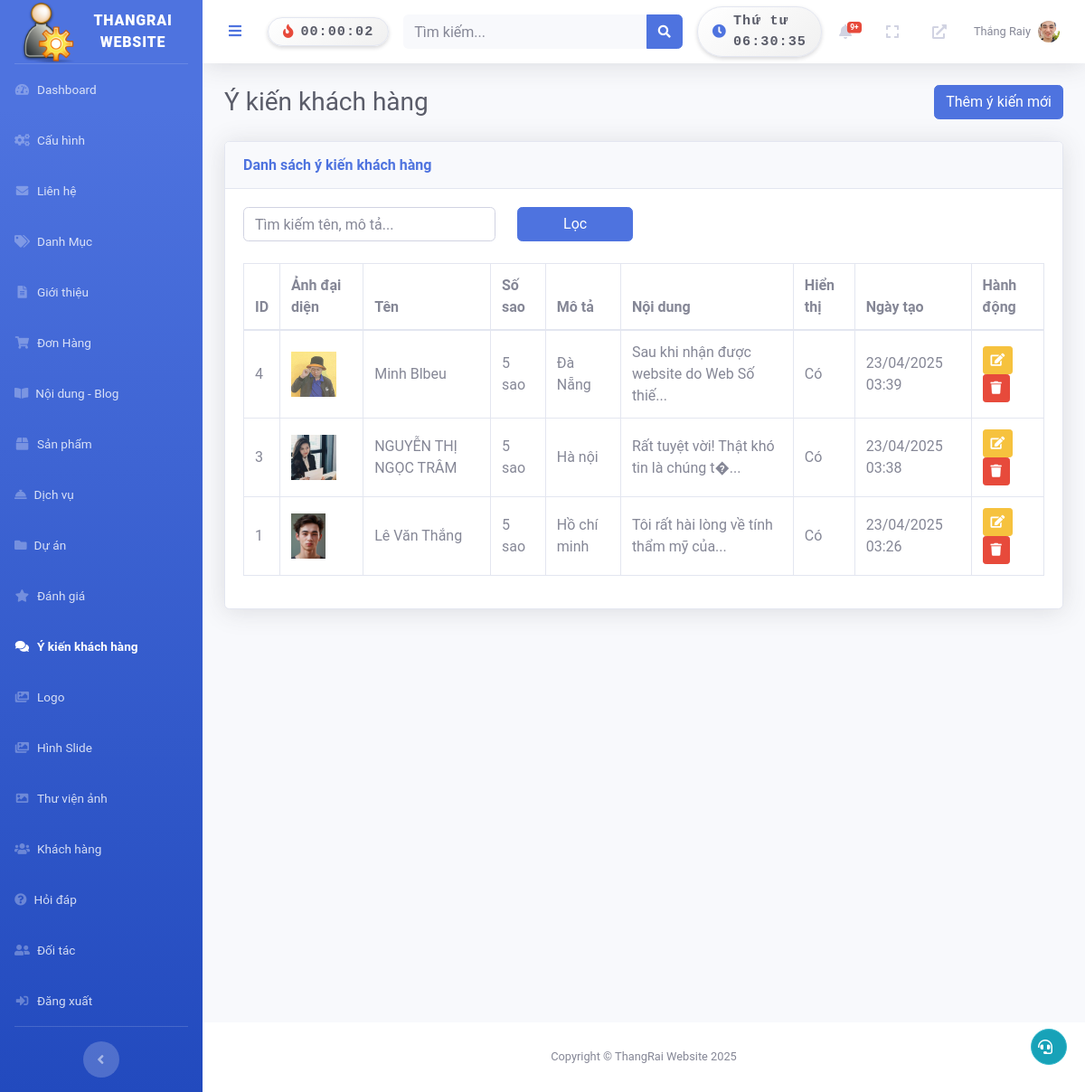
Screenshot of /admin/index.php?page=Customerreviews (signed in) with the database file from the repository.
### tables this page shows
CREATE TABLE `customer_reviews` (
  `id` int NOT NULL,
  `name` varchar(255) NOT NULL,
  `rating` int NOT NULL,
  `description` text NOT NULL,
  `content` text NOT NULL,
  `is_visible` tinyint(1) DEFAULT '1',
  `created_at` timestamp NULL DEFAULT CURRENT_TIMESTAMP,
  `avatar` varchar(255) DEFAULT NULL
);

### admin/pages/Customerreviews/index.php (the view, shortened to what this page needs)
<?php
require_once 'C:/laragon/www/2/admin/config/db_connect.php';
$limit = 5;
$page_num = isset($_GET['page_num']) ? (int)$_GET['page_num'] : 1;
$offset = ($page_num - 1) * $limit;
$search = isset($_GET['search']) ? trim($_GET['search']) : '';
$params = [];
$sql = "SELECT * FROM customer_reviews WHERE 1=1";
$sql .= " ORDER BY created_at DESC LIMIT $limit OFFSET $offset";
$stmt = $pdo->prepare($sql);
$stmt->execute($params);
$reviews = $stmt->fetchAll(PDO::FETCH_ASSOC);
?>
<div class="d-sm-flex align-items-center justify-content-between mb-4">
    <h1 class="h3 mb-0 text-gray-800">Ý kiến khách hàng</h1>
    <a href="?page=customerreviews&subpage=add" class="btn btn-primary">Thêm ý kiến mới</a>
</div>
<div class="card shadow mb-4">
    <div class="card-header py-3">
        <h6 class="m-0 font-weight-bold text-primary">Danh sách ý kiến khách hàng</h6>
    </div>
    <div class="card-body">
        <form method="GET" class="mb-4">
            <div class="row">
                <div class="col-md-4">
                    <input type="text" name="search" class="form-control" placeholder="Tìm kiếm tên, mô tả..." value="<?php echo htmlspecialchars($search); ?>">
                </div>
                <div class="col-md-2">
                    <button type="submit" class="btn btn-primary btn-block">Lọc</button>
                </div>
            </div>
        </form>
        <div class="table-responsive">
            <table class="table table-bordered" width="100%" cellspacing="0">
                <thead>
                    <tr>
                        <th>ID</th>
                        <th>Ảnh đại diện</th>
                        <th>Tên</th>
                        <th>Số sao</th>
                        <th>Mô tả</th>
                        <th>Nội dung</th>
                        <th>Hiển thị</th>
                        <th>Ngày tạo</th>
                        <th>Hành động</th>
                    </tr>
                </thead>
                <tbody>
                    <?php foreach ($reviews as $review_item): ?>
                        <tr>
                            <td><?php echo $review_item['id']; ?></td>
                            <td>
                                <?php if ($review_item['avatar']): ?>
                                    <img src="http://localhost/2/admin/uploads/dgkhachhang/<?php echo htmlspecialchars($review_item['avatar']); ?>" alt="Avatar" style="max-width: 50px; max-height: 50px;">
                                <?php else: ?>
                                    Không có
                                <?php endif; ?>
                            </td>
                            <td><?php echo htmlspecialchars($review_item['name']); ?></td>
                            <td><?php echo $review_item['rating']; ?> sao</td>
                            <td><?php echo htmlspecialchars($review_item['description']); ?></td>
                            <td><?php echo htmlspecialchars(substr($review_item['content'], 0, 50)) . (strlen($review_item['content']) > 50 ? '...' : ''); ?></td>
                            <td><?php echo $review_item['is_visible'] ? 'Có' : 'Không'; ?></td>
                            <td><?php echo date('d/m/Y H:i', strtotime($review_item['created_at'])); ?></td>
                            <td>
                                <a href="?page=customerreviews&subpage=edit&id=<?php echo $review_item['id']; ?>" class="btn btn-warning btn-sm" title="Sửa">
                                    <i class="fas fa-edit"></i>
                                </a>
                                <a href="?page=customerreviews&subpage=delete&id=<?php echo $review_item['id']; ?>" class="btn btn-danger btn-sm delete-btn" title="Xóa" onclick="return confirm('Bạn có chắc muốn xóa ý kiến này?')">
                                    <i class="fas fa-trash"></i>
                                </a>
                            </td>
                        </tr>
                    <?php endforeach; ?>
                </tbody>
            </table>
        </div>
    </div>
</div>

### admin/includes/topbar.php (shortened to what this page needs)
<?php
require_once 'C:/laragon/www/2/admin/config/db_connect.php';
$admin_id = $_SESSION['admin_id'] ?? null;
$avatar = null;
$new_orders_count = 0;
if ($admin_id) {
    $stmt = $pdo->prepare("SELECT avatar FROM admins WHERE id = ?");
    $stmt->execute([$admin_id]);
    $admin = $stmt->fetch(PDO::FETCH_ASSOC);
    $avatar = $admin['avatar'] ?? null;
    $stmt = $pdo->prepare("SELECT COUNT(*) as count FROM orders WHERE status = 'pending'");
    $stmt->execute();
    $new_orders_count = $stmt->fetch(PDO::FETCH_ASSOC)['count'];
}
?>
<nav class="navbar navbar-expand navbar-light bg-white topbar mb-4 static-top shadow">
    <button id="sidebarToggleTop" class="btn btn-link rounded-circle mr-3">
        <i class="fa fa-bars"></i>
    </button>
<div class="clock-box d-flex align-items-center px-3 py-1 shadow-sm mr-3" id="countdown-box" data-tooltip="">
    <i class="fas fa-fire mr-2 text-danger"></i>
    <span id="countdown" class="font-monospace text-dark">00:00:00</span>
</div>
    <form class="container search-container">
        <div class="input-group search-input-group">
            <input type="text" class="form-control bg-light border-0 small" placeholder="Tìm kiếm..." id="search-input">
            <div class="input-group-append">
                <button class="btn btn-primary" type="button" id="search-button">
                    <i class="fas fa-search fa-sm"></i>
                </button>
            </div>
        </div>
    </form>
<div class="ml-3 d-none d-md-flex align-items-center" id="clock-container">
    <div class="clock-box d-flex align-items-center px-3 py-1 shadow-sm">
        <i class="fas fa-clock mr-2 text-primary"></i>
        <span id="clock" class="font-monospace text-dark"></span>
    </div>
</div>
    <ul class="navbar-nav ml-auto">
        <li class="nav-item dropdown no-arrow mx-1">
            <a class="nav-link dropdown-toggle" href="#" id="ordersDropdown" role="button" data-toggle="dropdown">
                <i class="fas fa-bell fa-fw"></i>
                <?php if ($new_orders_count > 0): ?>
                    <span class="badge badge-danger badge-counter"><?php echo $new_orders_count > 9 ? '9+' : $new_orders_count; ?></span>
                <?php endif; ?>
            </a>
        </li>
        <li class="nav-item no-arrow mx-1">
            <a class="nav-link" href="#" id="fullscreenToggle">
                <i class="fas fa-expand fa-fw"></i>
            </a>
        </li>
        <li class="nav-item no-arrow mx-1">
            <a class="nav-link" href="http://localhost/2/public/" target="_blank">
                <i class="fas fa-external-link-alt fa-fw"></i>
            </a>
        </li>
        <li class="nav-item dropdown no-arrow">
            <a class="nav-link dropdown-toggle" href="#" id="userDropdown" role="button" data-toggle="dropdown">
                <span class="mr-2 d-none d-lg-inline text-gray-600 small">
                    <?php echo htmlspecialchars($_SESSION['admin_name'] ?? 'Admin'); ?>
                </span>
                <?php if ($avatar): ?>
                    <img src="/2/admin/<?php echo htmlspecialchars($avatar); ?>" alt="Avatar" class="rounded-circle" style="width: 24px; height: 24px; object-fit: cover;">
                <?php else: ?>
                    <img src="/2/admin/images/default-avatar.png" alt="Default Avatar" class="rounded-circle" style="width: 24px; height: 24px; object-fit: cover;">
                <?php endif; ?>
            </a>
        </li>
    </ul>
</nav>

### admin/assets/css/custom.css (style rules this page uses)
body { font-family: 'Roboto', sans-serif; }
.table th, .table td { vertical-align: middle; }

### admin/includes/topbar.php (style rules this page uses)
form.container.search-container { max-width: 40%; }
#countdown-box { background: linear-gradient(145deg, #ffffff, #f0f0f0); border-radius: 30px; font-size: 0.95rem; font-weight: 600; color: #333; border: 1px solid #e3e6f0; transition: background 0.3s ease, box-shadow 0.3s ease; position: relative; }
#countdown { font-family: 'Courier New', monospace; letter-spacing: 1px; }
#countdown-box::after { opacity: 0; }
#clock-container .clock-box { background: linear-gradient(145deg, #ffffff, #f0f0f0); border-radius: 30px; font-size: 0.95rem; font-weight: 600; color: #333; border: 1px solid #e3e6f0; transition: background 0.3s ease, box-shadow 0.3s ease; }
#clock { font-family: 'Courier New', monospace; letter-spacing: 1px; }

### rows the page displays
customer_reviews: id "4", avatar (picture), name "Minh Blbeu", rating "5", description "Đà Nẵng", content "Sau khi nhận được website do Web Số thiế", is_visible "Có", created_at "23/04/2025 03:39"
customer_reviews: id "3", avatar (picture), name "NGUYỄN THỊ NGỌC TRÂM", rating "5", description "Hà nội", content "Rất tuyệt vời! Thật khó tin là chúng t�", is_visible "Có", created_at "23/04/2025 03:38"
customer_reviews: id "1", avatar (picture), name "Lê Văn Thắng", rating "5", description "Hồ chí minh", content "Tôi rất hài lòng về tính thẩm mỹ của", is_visible "Có", created_at "23/04/2025 03:26"

### other values shown
SITE_NAME "THANGRAI WEBSITE"
$_SESSION['admin_name'] "Thắng Raiy"
SITE_NAME "ThangRai Website"
